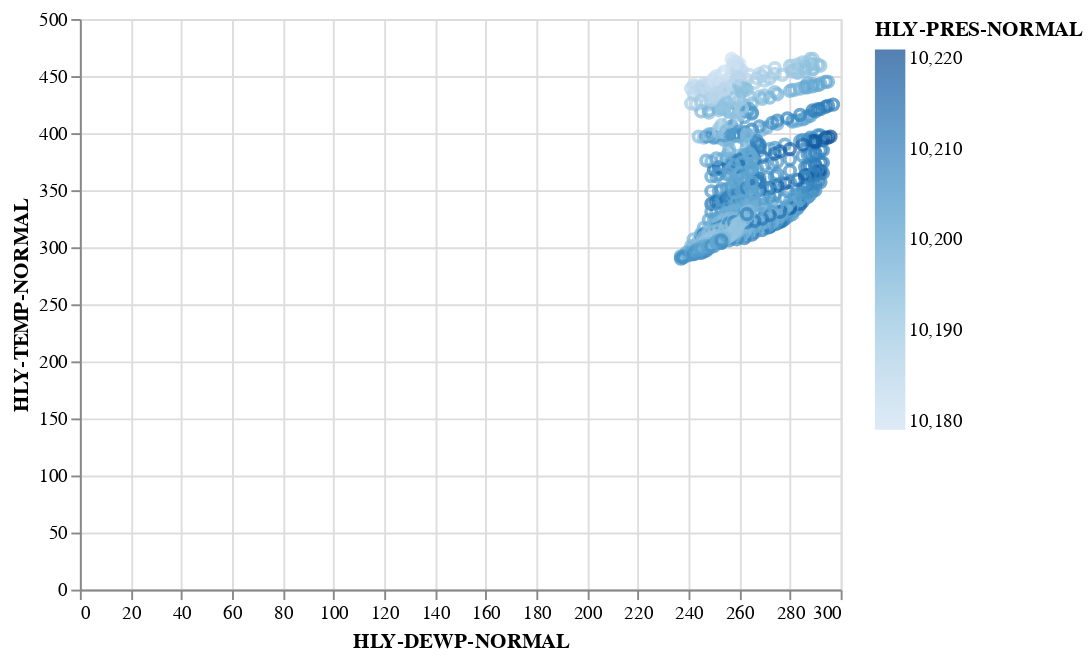

Source (notebook cell):
### Code cell
alt.Chart(df).mark_point().encode(
    color='HLY-PRES-NORMAL',
    y='HLY-TEMP-NORMAL',
    x='HLY-DEWP-NORMAL'
)

### Figure 1 — Vega-Lite specification as saved in the notebook (floating-point values rounded to 4 significant figures; data arrays with more than 128 entries replaced by an {"elided": "..."} marker saying what was removed)
{"$schema": "https://vega.github.io/schema/vega-lite/v4.17.0.json", "config": {"view": {"continuousHeight": 300, "continuousWidth": 400}}, "data": {"name": "data-5897e85ac86e6629f1a299d98a3e5ef8"}, "datasets": {"data-5897e85ac86e6629f1a299d98a3e5ef8": {"elided": "744 records"}}, "encoding": {"color": {"field": "HLY-PRES-NORMAL", "type": "quantitative"}, "x": {"field": "HLY-DEWP-NORMAL", "type": "quantitative"}, "y": {"field": "HLY-TEMP-NORMAL", "type": "quantitative"}}, "mark": "point"}
